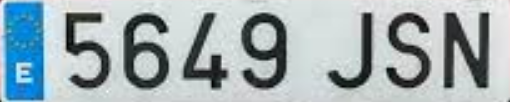
%> input picture E8/Matricula5649jsn.png, 510 x 102 px
$ octave readMatricula.m   (GNU Octave 9; MATLAB toolbox functions it lacks are replaced by stand-ins)
%> lines starting %> are read from the running program, lines starting %| are printed output that depends on the picture; in (x1, y1, x2, y2) boxes, pixels count from 0 and x2, y2 are one past the last pixel; in counts of white or black regions, pixels touching at a corner belong together; the program's own positions count from 1
clear
close all

img = rgb2gray(imread('Matricula5649jsn.png'));
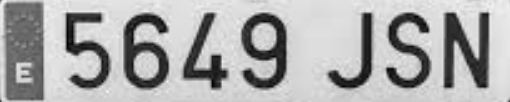
%> img: size 102x510 uint8; min 1, max 253, mean 171.4
imshow(img);
BI = img < 65;
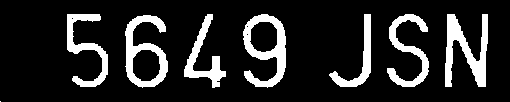
%> BI: size 102x510 logical; 15.3% white; 8 white regions (1 under 20 px), largest, box (x1, y1, x2, y2) and area: (445, 14, 488, 87) 1462, (243, 14, 286, 88) 1392, (125, 15, 168, 88) 1320
BI = bwmorph(BI,'majority');
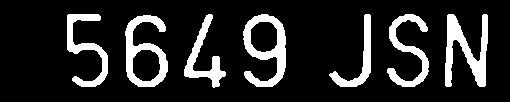
%> BI: size 102x510 logical; 15.2% white; 7 white regions, largest, box (x1, y1, x2, y2) and area: (445, 14, 488, 87) 1456, (243, 14, 286, 87) 1391, (125, 15, 168, 87) 1317
figure;
imshow(BI);

$ run again, with E8/Matricula2093gsw.png copied over E8/Matricula5649jsn.png
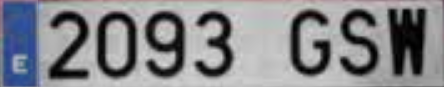
%> input picture E8/Matricula2093gsw.png, 444 x 87 px
%> `img = rgb2gray(imread('Matricula5649jsn.png'));`:
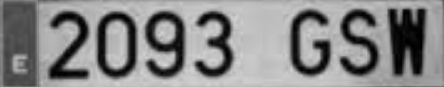
%> img: size 87x444 uint8; min 0, max 213, mean 134.1
%> `BI = img < 65;`:
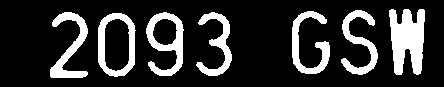
%> BI: size 87x444 logical; 19% white; 7 white regions, largest, box (x1, y1, x2, y2) and area: (389, 9, 425, 75) 1713, (146, 12, 184, 76) 1052, (98, 13, 136, 77) 974
